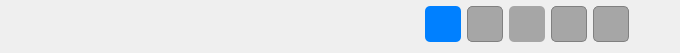
       <widget class="QFrame" name="frm_user_actions_button">
        <property name="maximumSize">
         <size>
          <width>16777215</width>
          <height>51</height>
         </size>
        </property>
        <property name="font">
         <font>
          <pointsize>11</pointsize>
         </font>
        </property>
        <layout class="QHBoxLayout" name="hzl_botoes">
         <property name="topMargin">
          <number>6</number>
         </property>
         <item>
          <spacer name="hls_between_border_and_navigation_user">
           <property name="orientation">
            <enum>Qt::Horizontal</enum>
           </property>
           <property name="sizeHint" stdset="0">
            <size>
             <width>40</width>
             <height>20</height>
            </size>
           </property>
          </spacer>
         </item>
         <item>
          <widget class="QPushButton" name="btn_navigation_first">
           <property name="enabled">
            <bool>false</bool>
           </property>
           <property name="minimumSize">
            <size>
             <width>36</width>
             <height>36</height>
            </size>
           </property>
           <property name="maximumSize">
            <size>
             <width>36</width>
             <height>36</height>
            </size>
           </property>
           <property name="focusPolicy">
            <enum>Qt::NoFocus</enum>
           </property>
           <property name="toolTip">
            <string>Primeiro Registro</string>
           </property>
           <property name="whatsThis">
            <string>&lt;html&gt;&lt;head/&gt;&lt;body&gt;&lt;p&gt;Botão para ir ao primeiro registro&lt;/p&gt;&lt;/body&gt;&lt;/html&gt;</string>
           </property>
           <property name="styleSheet">
            <string notr="true">QPushButton#btn_navigation_first{
	border-radius: 5px;
}
QPushButton#btn_navigation_first:hover{
	border: 1px solid rgba(33,33,33,.2);
	background: rgba(33,33,33,.1);
}
QPushButton#btn_navigation_first:pressed {
	border: 1px solid rgba(33,33,33,.5);
	background: rgba(33,33,33,.2);
}</string>
           </property>
           <property name="text">
            <string/>
           </property>
           <property name="icon">
            <iconset>
             <normaloff>../img/nextAll.png</normaloff>../img/nextAll.png</iconset>
           </property>
           <property name="iconSize">
            <size>
             <width>36</width>
             <height>36</height>
            </size>
           </property>
           <property name="shortcut">
            <string>Ctrl+Alt+Left</string>
           </property>
           <property name="flat">
            <bool>true</bool>
           </property>
          </widget>
         </item>
         <item>
          <widget class="QPushButton" name="btn_navigation_previous">
           <property name="enabled">
            <bool>false</bool>
           </property>
           <property name="minimumSize">
            <size>
             <width>36</width>
             <height>36</height>
            </size>
           </property>
           <property name="maximumSize">
            <size>
             <width>36</width>
             <height>36</height>
            </size>
           </property>
           <property name="focusPolicy">
            <enum>Qt::NoFocus</enum>
           </property>
           <property name="toolTip">
            <string>Registro Anterior</string>
           </property>
           <property name="whatsThis">
            <string>&lt;html&gt;&lt;head/&gt;&lt;body&gt;&lt;p&gt;Botão para ir ao registro anterior&lt;/p&gt;&lt;/body&gt;&lt;/html&gt;</string>
           </property>
           <property name="styleSheet">
            <string notr="true">QPushButton#btn_navigation_previous{
	border-radius: 5px;
}
QPushButton#btn_navigation_previousr:hover{
	border: 1px solid rgba(33,33,33,.2);
	background: rgba(33,33,33,.1);
}
QPushButton#btn_navigation_previous:pressed {
	border: 1px solid rgba(33,33,33,.5);
	background: rgba(33,33,33,.2);
}</string>
           </property>
           <property name="text">
            <string/>
           </property>
           <property name="icon">
            <iconset>
             <normaloff>../img/next.png</normaloff>../img/next.png</iconset>
           </property>
           <property name="iconSize">
            <size>
             <width>36</width>
             <height>36</height>
            </size>
           </property>
           <property name="shortcut">
            <string>Ctrl+Left</string>
           </property>
           <property name="flat">
            <bool>true</bool>
           </property>
          </widget>
         </item>
         <item>
          <widget class="QPushButton" name="btn_navigation_next">
           <property name="enabled">
            <bool>false</bool>
           </property>
           <property name="minimumSize">
            <size>
             <width>36</width>
             <height>36</height>
            </size>
           </property>
           <property name="maximumSize">
            <size>
             <width>36</width>
             <height>36</height>
            </size>
           </property>
           <property name="focusPolicy">
            <enum>Qt::NoFocus</enum>
           </property>
           <property name="toolTip">
            <string>Próxima Registro</string>
           </property>
           <property name="whatsThis">
            <string>&lt;html&gt;&lt;head/&gt;&lt;body&gt;&lt;p&gt;Botão para ir ao próximo registro&lt;/p&gt;&lt;/body&gt;&lt;/html&gt;</string>
           </property>
           <property name="styleSheet">
            <string notr="true">QPushButton#btn_navigation_next{
	border-radius: 5px;
}
QPushButton#btn_navigation_next:hover{
	border: 1px solid rgba(33,33,33,.2);
	background: rgba(33,33,33,.1);
}
QPushButton#btn_navigation_next:pressed {
	border: 1px solid rgba(33,33,33,.5);
	background: rgba(33,33,33,.2);
}</string>
           </property>
           <property name="text">
            <string/>
           </property>
           <property name="icon">
            <iconset>
             <normaloff>../img/previous.png</normaloff>../img/previous.png</iconset>
           </property>
           <property name="iconSize">
            <size>
             <width>36</width>
             <height>36</height>
            </size>
           </property>
           <property name="shortcut">
            <string>Ctrl+Right</string>
           </property>
           <property name="flat">
            <bool>true</bool>
           </property>
          </widget>
         </item>
         <item>
          <widget class="QPushButton" name="btn_navigation_last">
           <property name="enabled">
            <bool>false</bool>
           </property>
           <property name="minimumSize">
            <size>
             <width>36</width>
             <height>36</height>
            </size>
           </property>
           <property name="maximumSize">
            <size>
             <width>36</width>
             <height>36</height>
            </size>
           </property>
           <property name="focusPolicy">
            <enum>Qt::NoFocus</enum>
           </property>
           <property name="toolTip">
            <string>Última Registro</string>
           </property>
           <property name="whatsThis">
            <string>&lt;html&gt;&lt;head/&gt;&lt;body&gt;&lt;p&gt;Botão para ir ao ultimo registro&lt;/p&gt;&lt;/body&gt;&lt;/html&gt;</string>
           </property>
           <property name="styleSheet">
            <string notr="true">QPushButton#btn_navigation_last{
	border-radius: 5px;
}
QPushButton#btn_navigation_last:hover{
	border: 1px solid rgba(33,33,33,.2);
	background: rgba(33,33,33,.1);
}
QPushButton#btn_navigation_last:pressed {
	border: 1px solid rgba(33,33,33,.5);
	background: rgba(33,33,33,.2);
}</string>
           </property>
           <property name="text">
            <string/>
           </property>
           <property name="icon">
            <iconset>
             <normaloff>../img/PreviousAll.png</normaloff>../img/PreviousAll.png</iconset>
           </property>
           <property name="iconSize">
            <size>
             <width>36</width>
             <height>36</height>
            </size>
           </property>
           <property name="shortcut">
            <string>Ctrl+Alt+Right</string>
           </property>
           <property name="flat">
            <bool>true</bool>
           </property>
          </widget>
         </item>
         <item>
          <spacer name="hls_between_middle_of_action_navigations_user">
           <property name="orientation">
            <enum>Qt::Horizontal</enum>
           </property>
           <property name="sizeHint" stdset="0">
            <size>
             <width>40</width>
             <height>20</height>
            </size>
           </property>
          </spacer>
         </item>
         <item>
          <widget class="QPushButton" name="btn_search_register">
           <property name="minimumSize">
            <size>
             <width>36</width>
             <height>36</height>
            </size>
           </property>
           <property name="maximumSize">
            <size>
             <width>36</width>
             <height>36</height>
            </size>
           </property>
           <property name="focusPolicy">
            <enum>Qt::NoFocus</enum>
           </property>
           <property name="toolTip">
            <string>Pesquisar</string>
           </property>
           <property name="whatsThis">
            <string>&lt;html&gt;&lt;head/&gt;&lt;body&gt;&lt;p&gt;Botão para pesquisar os registros de empresa&lt;/p&gt;&lt;/body&gt;&lt;/html&gt;</string>
           </property>
           <property name="styleSheet">
            <string notr="true">QPushButton#btn_search_register{
	border-radius: 5px;
}
QPushButton#btn_search_register:hover{
	border: 1px solid rgba(33,33,33,.2);
	background: rgba(33,33,33,.1);
}
QPushButton#btn_search_register:pressed {
	border: 1px solid rgba(33,33,33,.5);
	background: rgba(33,33,33,.2);
}</string>
           </property>
           <property name="text">
            <string/>
           </property>
           <property name="icon">
            <iconset>
             <normaloff>../img/edit_find_replace.png</normaloff>../img/edit_find_replace.png</iconset>
           </property>
           <property name="iconSize">
            <size>
             <width>36</width>
             <height>30</height>
            </size>
           </property>
           <property name="shortcut">
            <string>F12</string>
           </property>
           <property name="flat">
            <bool>true</bool>
           </property>
          </widget>
         </item>
         <item>
          <widget class="QPushButton" name="btn_print">
           <property name="minimumSize">
            <size>
             <width>36</width>
             <height>36</height>
            </size>
           </property>
           <property name="maximumSize">
            <size>
             <width>36</width>
             <height>36</height>
            </size>
           </property>
           <property name="focusPolicy">
            <enum>Qt::NoFocus</enum>
           </property>
           <property name="toolTip">
            <string>Imprimir</string>
           </property>
           <property name="whatsThis">
            <string>&lt;html&gt;&lt;head/&gt;&lt;body&gt;&lt;p&gt;Botão para imprimir registro de empresa&lt;/p&gt;&lt;/body&gt;&lt;/html&gt;</string>
           </property>
           <property name="styleSheet">
            <string notr="true">QPushButton#btn_print{
	border-radius: 5px;
}
QPushButton#btn_print:hover{
	border: 1px solid rgba(33,33,33,.2);
	background: rgba(33,33,33,.1);
}
QPushButton#btn_print:pressed {
	border: 1px solid rgba(33,33,33,.5);
	background: rgba(33,33,33,.2);
}</string>
           </property>
           <property name="text">
            <string/>
           </property>
           <property name="icon">
            <iconset>
             <normaloff>../img/print.png</normaloff>../img/print.png</iconset>
           </property>
           <property name="iconSize">
            <size>
             <width>36</width>
             <height>36</height>
            </size>
           </property>
           <property name="shortcut">
            <string>Ctrl+P</string>
           </property>
           <property name="flat">
            <bool>true</bool>
           </property>
          </widget>
         </item>
         <item>
          <widget class="QPushButton" name="btn_copy">
           <property name="minimumSize">
            <size>
             <width>36</width>
             <height>36</height>
            </size>
           </property>
           <property name="maximumSize">
            <size>
             <width>36</width>
             <height>36</height>
            </size>
           </property>
           <property name="focusPolicy">
            <enum>Qt::NoFocus</enum>
           </property>
           <property name="toolTip">
            <string>Duplicar</string>
           </property>
           <property name="whatsThis">
            <string>&lt;html&gt;&lt;head/&gt;&lt;body&gt;&lt;p&gt;Botão para duplicar registro&lt;/p&gt;&lt;/body&gt;&lt;/html&gt;</string>
           </property>
           <property name="styleSheet">
            <string notr="true">QPushButton#btn_copy{
	border-radius: 5px;
}
QPushButton#btn_copy:hover{
	border: 1px solid rgba(33,33,33,.2);
	background: rgba(33,33,33,.1);
}
QPushButton#btn_copy:pressed {
	border: 1px solid rgba(33,33,33,.5);
	background: rgba(33,33,33,.2);
}</string>
           </property>
           <property name="text">
            <string/>
           </property>
           <property name="icon">
            <iconset>
             <normaloff>../img/copy.png</normaloff>../img/copy.png</iconset>
           </property>
           <property name="iconSize">
            <size>
             <width>36</width>
             <height>36</height>
            </size>
           </property>
           <property name="flat">
            <bool>true</bool>
           </property>
          </widget>
         </item>
         <item>
          <spacer name="hls_between_middle_of_action_register_user">
           <property name="orientation">
            <enum>Qt::Horizontal</enum>
           </property>
           <property name="sizeHint" stdset="0">
            <size>
             <width>40</width>
             <height>20</height>
            </size>
           </property>
          </spacer>
         </item>
         <item>
          <widget class="QPushButton" name="btn_new">
           <property name="minimumSize">
            <size>
             <width>36</width>
             <height>36</height>
            </size>
           </property>
           <property name="maximumSize">
            <size>
             <width>36</width>
             <height>36</height>
            </size>
           </property>
           <property name="font">
            <font>
             <pointsize>11</pointsize>
             <weight>50</weight>
             <bold>false</bold>
            </font>
           </property>
           <property name="focusPolicy">
            <enum>Qt::NoFocus</enum>
           </property>
           <property name="toolTip">
            <string>Novo</string>
           </property>
           <property name="whatsThis">
            <string>&lt;html&gt;&lt;head/&gt;&lt;body&gt;&lt;p&gt;Botão para cadastrar uma novo registro de empresa&lt;/p&gt;&lt;/body&gt;&lt;/html&gt;</string>
           </property>
           <property name="styleSheet">
            <string notr="true">QPushButton#btn_new{
	background-color: #0080ff ;
	color: #fff;
	border-radius: 5px;
}
QPushButton#btn_new:hover{
	background-color:  #0073e6;
}
QPushButton#btn_new:pressed {
	background-color: #0059b3;
}
QPushButton#btn_new:disabled {
	background-color:  #a6a6a6;
	color: #6a6767;
}</string>
           </property>
           <property name="text">
            <string/>
           </property>
           <property name="icon">
            <iconset>
             <normaloff>../img/new.png</normaloff>../img/new.png</iconset>
           </property>
           <property name="iconSize">
            <size>
             <width>36</width>
             <height>36</height>
            </size>
           </property>
           <property name="shortcut">
            <string>Ctrl+N</string>
           </property>
          </widget>
         </item>
         <item>
          <widget class="QPushButton" name="btn_save">
           <property name="enabled">
            <bool>false</bool>
           </property>
           <property name="minimumSize">
            <size>
             <width>36</width>
             <height>36</height>
            </size>
           </property>
           <property name="maximumSize">
            <size>
             <width>36</width>
             <height>36</height>
            </size>
           </property>
           <property name="font">
            <font>
             <pointsize>11</pointsize>
            </font>
           </property>
           <property name="focusPolicy">
            <enum>Qt::NoFocus</enum>
           </property>
           <property name="toolTip">
            <string>Salvar</string>
           </property>
           <property name="whatsThis">
            <string>&lt;html&gt;&lt;head/&gt;&lt;body&gt;&lt;p&gt;Botão para salvar o registro de empresa&lt;/p&gt;&lt;/body&gt;&lt;/html&gt;</string>
           </property>
           <property name="styleSheet">
            <string notr="true">QPushButton#btn_save {
	background-color: #0080ff ;
	color: #fff;
	border-radius: 5px;
}
QPushButton#btn_save:hover{
	background-color:  #0073e6;
}
QPushButton#btn_save:pressed {
	background-color: #0059b3;
}
QPushButton#btn_save:disabled {
	background-color:  #a6a6a6;
	color: #6a6767;
	border: 1px solid gray;
}</string>
           </property>
           <property name="text">
            <string/>
           </property>
           <property name="icon">
            <iconset>
             <normaloff>../img/save.png</normaloff>../img/save.png</iconset>
           </property>
           <property name="iconSize">
            <size>
             <width>36</width>
             <height>36</height>
            </size>
           </property>
           <property name="shortcut">
            <string>Ctrl+S</string>
           </property>
          </widget>
         </item>
         <item>
          <widget class="QPushButton" name="btn_edit">
           <property name="enabled">
            <bool>false</bool>
           </property>
           <property name="minimumSize">
            <size>
             <width>36</width>
             <height>36</height>
            </size>
           </property>
           <property name="maximumSize">
            <size>
             <width>36</width>
             <height>36</height>
            </size>
           </property>
           <property name="font">
            <font>
             <pointsize>11</pointsize>
             <weight>50</weight>
             <bold>false</bold>
            </font>
           </property>
           <property name="focusPolicy">
            <enum>Qt::NoFocus</enum>
           </property>
           <property name="toolTip">
            <string>Editar</string>
           </property>
           <property name="whatsThis">
            <string>&lt;html&gt;&lt;head/&gt;&lt;body&gt;&lt;p&gt;Botão para editar o registro de empresa&lt;/p&gt;&lt;/body&gt;&lt;/html&gt;</string>
           </property>
           <property name="styleSheet">
            <string notr="true">QPushButton#btn_edit{
	background-color: #0080ff ;
	color: #fff;
	border-radius: 5px;
}
QPushButton#btn_edit:hover{
	background-color:  #0073e6;
}
QPushButton#btn_edit:pressed {
	background-color: #0059b3;
}
QPushButton#btn_edit:disabled {
	background-color:  #a6a6a6;
	color: #6a6767;
}</string>
           </property>
           <property name="text">
            <string/>
           </property>
           <property name="icon">
            <iconset>
             <normaloff>../img/edit.png</normaloff>../img/edit.png</iconset>
           </property>
           <property name="iconSize">
            <size>
             <width>36</width>
             <height>36</height>
            </size>
           </property>
           <property name="shortcut">
            <string>Ctrl+E</string>
           </property>
          </widget>
         </item>
         <item>
          <widget class="QPushButton" name="btn_cancel">
           <property name="enabled">
            <bool>false</bool>
           </property>
           <property name="minimumSize">
            <size>
             <width>36</width>
             <height>36</height>
            </size>
           </property>
           <property name="maximumSize">
            <size>
             <width>36</width>
             <height>36</height>
            </size>
           </property>
           <property name="font">
            <font>
             <pointsize>11</pointsize>
            </font>
           </property>
           <property name="focusPolicy">
            <enum>Qt::NoFocus</enum>
           </property>
           <property name="toolTip">
            <string>Cancelar</string>
           </property>
           <property name="whatsThis">
            <string>&lt;html&gt;&lt;head/&gt;&lt;body&gt;&lt;p&gt;Botão para cancelar a operação&lt;/p&gt;&lt;/body&gt;&lt;/html&gt;</string>
           </property>
           <property name="styleSheet">
            <string notr="true">QPushButton#btn_cancel{
	background-color: #0080ff ;
	color: #fff;
	border-radius: 5px;
}
QPushButton#btn_cancel:hover{
	background-color:  #0073e6;
}
QPushButton#btn_cancel:pressed {
	background-color: #0059b3;
}
QPushButton#btn_cancel:disabled {
	background-color:  #a6a6a6;
	color: #6a6767;
	border: 1px solid gray;
}</string>
           </property>
           <property name="text">
            <string/>
           </property>
           <property name="icon">
            <iconset>
             <normaloff>../img/cancel.png</normaloff>../img/cancel.png</iconset>
           </property>
           <property name="iconSize">
            <size>
             <width>36</width>
             <height>36</height>
            </size>
           </property>
           <property name="shortcut">
            <string>Ctrl+F</string>
           </property>
          </widget>
         </item>
         <item>
          <widget class="QPushButton" name="btn_delete">
           <property name="enabled">
            <bool>false</bool>
           </property>
           <property name="minimumSize">
            <size>
             <width>36</width>
             <height>36</height>
            </size>
           </property>
           <property name="maximumSize">
            <size>
             <width>36</width>
             <height>36</height>
            </size>
           </property>
           <property name="font">
            <font>
             <pointsize>11</pointsize>
            </font>
           </property>
           <property name="focusPolicy">
            <enum>Qt::NoFocus</enum>
           </property>
           <property name="toolTip">
            <string>Deletar</string>
           </property>
           <property name="whatsThis">
            <string>&lt;html&gt;&lt;head/&gt;&lt;body&gt;&lt;p&gt;Botão de deletar o registro de empresa&lt;/p&gt;&lt;/body&gt;&lt;/html&gt;</string>
           </property>
           <property name="styleSheet">
            <string notr="true">QPushButton#btn_delete{
	background-color: #0080ff ;
	color: #fff;
	border-radius: 5px;
}
QPushButton#btn_delete:hover{
	background-color:  #0073e6;
}
QPushButton#btn_delete:pressed {
	background-color: #0059b3;
}
QPushButton#btn_delete:disabled {
	background-color:  #a6a6a6;
	color: #6a6767;
	border: 1px solid gray;
}</string>
           </property>
           <property name="text">
            <string/>
           </property>
           <property name="icon">
            <iconset>
             <normaloff>../img/delete.png</normaloff>../img/delete.png</iconset>
           </property>
           <property name="iconSize">
            <size>
             <width>36</width>
             <height>36</height>
            </size>
           </property>
           <property name="shortcut">
            <string>Ctrl+D</string>
           </property>
          </widget>
         </item>
         <item>
          <spacer name="hls_between_button_action_and_border_user">
           <property name="orientation">
            <enum>Qt::Horizontal</enum>
           </property>
           <property name="sizeHint" stdset="0">
            <size>
             <width>40</width>
             <height>20</height>
            </size>
           </property>
          </spacer>
         </item>
        </layout>
       </widget>
